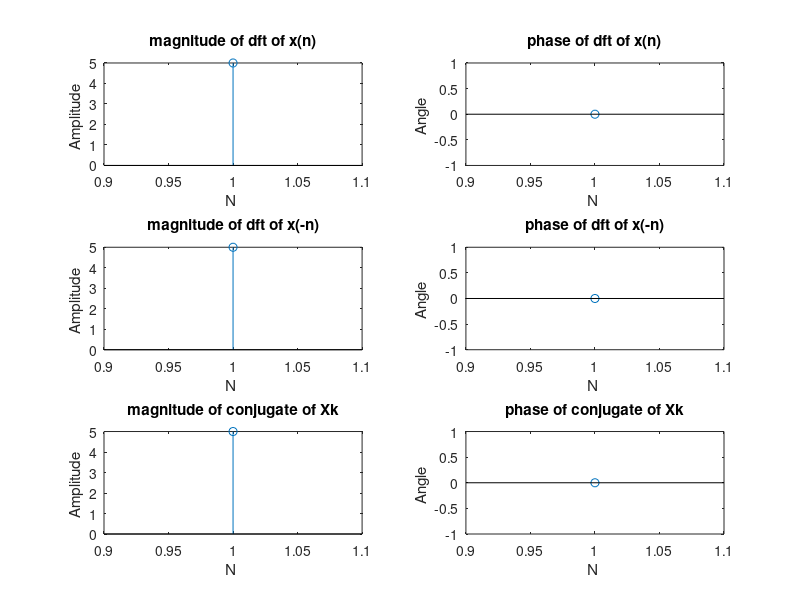

MATLAB code for this plot:
clc;
close all;
clear all;
xn=input('enter the sequence:');
N=length(xn);
Xk=fft(xn);
disp('dft of the sequence x(n)');
disp(Xk);
n=0:N-1;
x1n=xn(mod(-n,N)+1);
disp('time reversed sequence x(-n)');
disp(x1n);
X1k=fft(x1n);
disp('dft of time reversed sequence');
disp(X1k);
X2k=conj(Xk);
disp('conjugate of X(k)');
disp(X2k);

figure
subplot(3,2,1);
stem(abs(Xk));
ylabel('Amplitude ');
xlabel('N ');
title('magnitude of dft of x(n)');

subplot(3,2,2);
stem(angle(Xk));
ylabel('Angle ');
xlabel('N ');
title('phase of dft of x(n)');

subplot(3,2,3);
stem(abs(X1k));
ylabel('Amplitude ');
xlabel('N ');
title('magnitude of dft of x(-n)');

subplot(3,2,4);
stem(angle(X1k));
ylabel('Angle ');
xlabel('N ');
title('phase of dft of x(-n)');

subplot(3,2,5);
stem(abs(X2k));
ylabel('Amplitude ');
xlabel('N ');
title('magnitude of conjugate of Xk');

subplot(3,2,6);
stem(angle(X2k));
ylabel('Angle ');
xlabel('N ');
title('phase of conjugate of Xk');